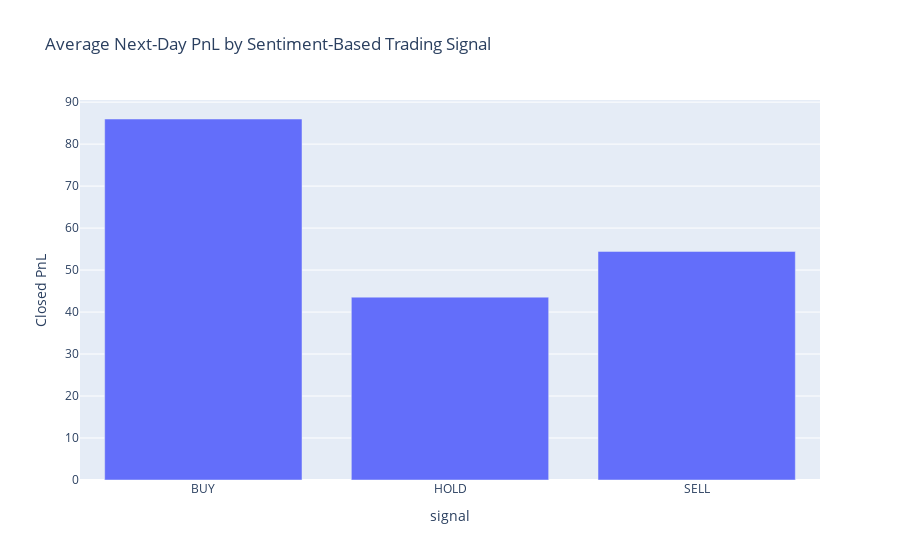

Write notebook code for a chart like this one.
### Code cell
# Defining contrarian buy/sell signals
extreme_days = sentiment_df[['date', 'value']].copy()
extreme_days['signal'] = np.where(extreme_days['value'] <= 20, 'BUY', 
                           np.where(extreme_days['value'] >= 80, 'SELL', 'HOLD'))

# Shifting by 1 to simulate "next-day trading"
extreme_days['next_day'] = extreme_days['date'].shift(-1)

# Merging with next-day returns
next_day_pnl = merged_df.groupby('date')['Closed PnL'].mean().reset_index()
extreme_days = extreme_days.merge(next_day_pnl, left_on='next_day', right_on='date', how='left')

pnl_signal_df = extreme_days.groupby('signal')['Closed PnL'].mean().reset_index()
fig = px.bar(
    pnl_signal_df,
    x = 'signal',
    y = 'Closed PnL',
    title = 'Average Next-Day PnL by Sentiment-Based Trading Signal'
)
fig.show()

### Figure 1 — Plotly figure (JSON) as saved in the notebook; plotly's stock layout.template omitted (floating-point values rounded to 4 significant figures)
{"data": [{"alignmentgroup": "True", "hovertemplate": "signal=%{x}<br>Closed PnL=%{y}<extra></extra>", "legendgroup": "", "marker": {"color": "#636efa", "pattern": {"shape": ""}}, "name": "", "offsetgroup": "", "orientation": "v", "showlegend": false, "textposition": "auto", "type": "bar", "x": ["BUY", "HOLD", "SELL"], "xaxis": "x", "y": [85.98, 43.55, 54.45], "yaxis": "y"}], "layout": {"autosize": true, "barmode": "relative", "legend": {"tracegroupgap": 0}, "title": {"text": "Average Next-Day PnL by Sentiment-Based Trading Signal"}, "xaxis": {"anchor": "y", "autorange": true, "domain": [0, 1], "range": [-0.5, 2.5], "title": {"text": "signal"}, "type": "category"}, "yaxis": {"anchor": "x", "autorange": true, "domain": [0, 1], "range": [0, 90.51], "title": {"text": "Closed PnL"}, "type": "linear"}}}
